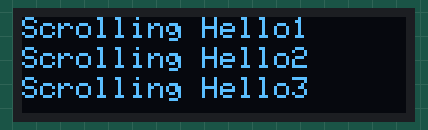
This sketch was run on a simulated Arduino Uno, built with avr-gcc and run on an emulated ATmega328P. Shown: 128×32 one-colour display.

Above: at 2.1 s.

The sketch:

Tinypico_scroll_screen.ino
```cpp
/*********
  Rui Santos
  Complete project details at https://randomnerdtutorials.com
*********/

#include <Wire.h>
#include <Adafruit_GFX.h>
#include <Adafruit_SSD1306.h>

#define SCREEN_WIDTH 128 // OLED display width, in pixels
#define SCREEN_HEIGHT 32 // OLED display height, in pixels

// Declaration for an SSD1306 display connected to I2C (SDA, SCL pins)
Adafruit_SSD1306 display(SCREEN_WIDTH, SCREEN_HEIGHT, &Wire, -1);

void setup() {
  Serial.begin(115200);

  if(!display.begin(SSD1306_SWITCHCAPVCC, 0x3C)) { // Address 0x3D for 128x64
    Serial.println(F("SSD1306 allocation failed"));
    for(;;);
  }
  delay(2000);
  display.clearDisplay();

  display.setTextSize(1);
  display.setTextColor(WHITE);
  display.setCursor(0, 0);
  // Display static text
  display.println("Scrolling Hello1");
  display.setCursor(0, 10);
  // Display static text
  display.println("Scrolling Hello2");
  display.setCursor(0, 20);
  // Display static text
  display.println("Scrolling Hello3");
  display.display();
  delay(100);

}

void loop() {
  // Scroll in various directions, pausing in-between:
  display.startscrollleft(0x0a, 0x0F);
//  delay(2000);
//  display.stopscroll();
//  delay(1000);
//  display.startscrollleft(0x00, 0x0F);
//  delay(2000);
//  display.stopscroll();
//  delay(1000);
//  display.startscrolldiagright(0x00, 0x07);
//  delay(2000);
//  display.startscrolldiagleft(0x00, 0x07);
//  delay(2000);
//  display.stopscroll();
//  delay(1000);
}
```
